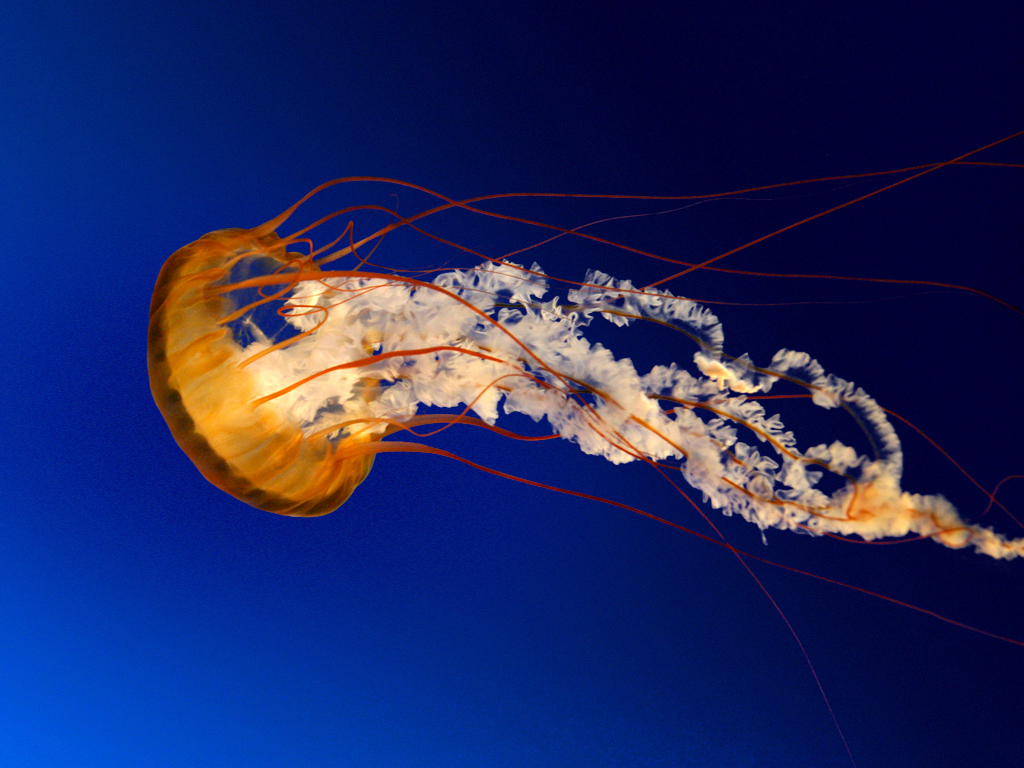
#> input picture 112.jpg, 1024 x 768 px
$ python '004-Python Imagae Recognition Cropping-Image.py'
#> lines starting #> are read from the running program, lines starting #| are printed output that depends on the picture
from PIL import Image

def main():
    try:
        #Relative Path
        img = Image.open("112.jpg")
#> img is the input picture: PIL image 1024x768 RGB; mean R, G, B 31, 39.8, 97.4
        width, height = img.size
#> width = 1024; height = 768

        area = (0, 0, width/2, height/2)
#> area = (0, 0, 512, 384)
        img = img.crop(area)
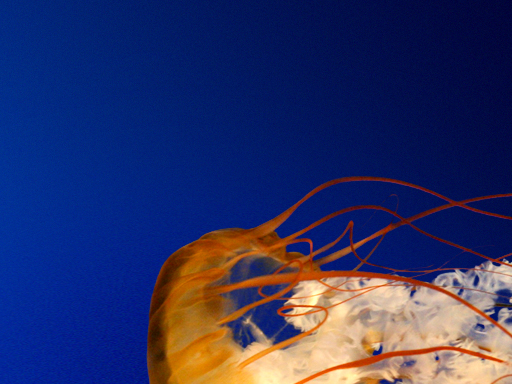
#> img: PIL image 512x384 RGB; mean R, G, B 43.9, 50.2, 101.9

        #Saved in the same relative location
        img.save("cropped_112.jpg")

    except IOError:
        pass

if __name__ == "__main__":
    main()

$ run again, with 123.jpg copied over 112.jpg
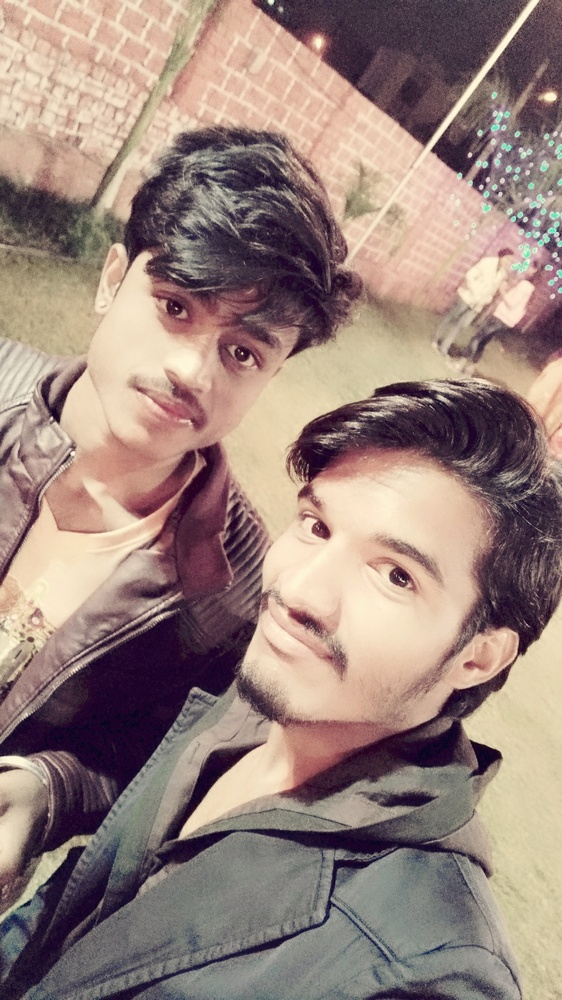
#> input picture 123.jpg, 562 x 1000 px, shrunk from 900 x 1600 before the run
#> in main, img is the input picture: PIL image 562x1000 RGB; mean R, G, B 153.7, 132.1, 124.8
#> in main, `img = img.crop(area)`:
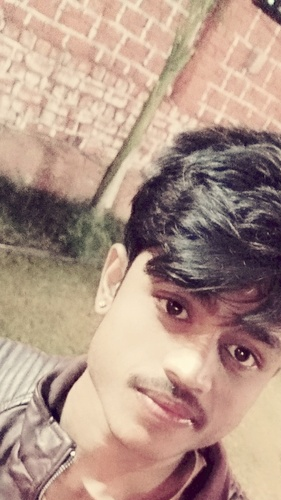
#> img: PIL image 281x500 RGB; mean R, G, B 177.7, 150.7, 136.7

$ run again, with light.jpg copied over 112.jpg
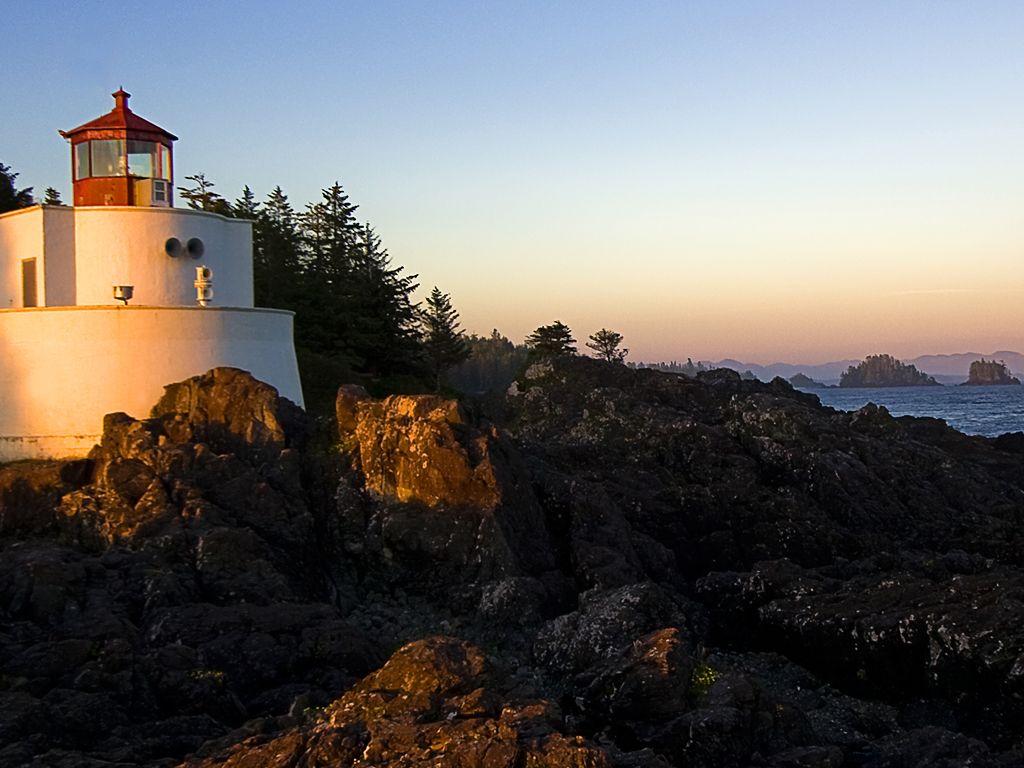
#> input picture light.jpg, 1024 x 768 px
#> in main, img is the input picture: PIL image 1024x768 RGB; mean R, G, B 104.2, 100.9, 98.4
#> in main, `img = img.crop(area)`:
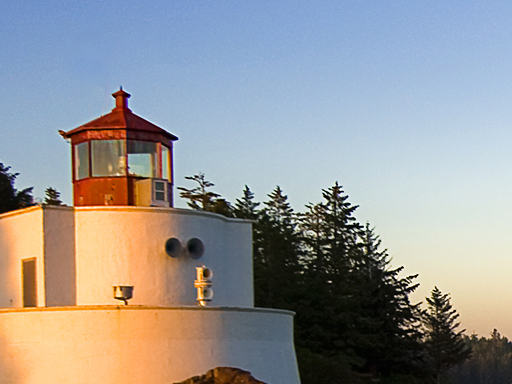
#> img: PIL image 512x384 RGB; mean R, G, B 150.7, 150, 149.8
